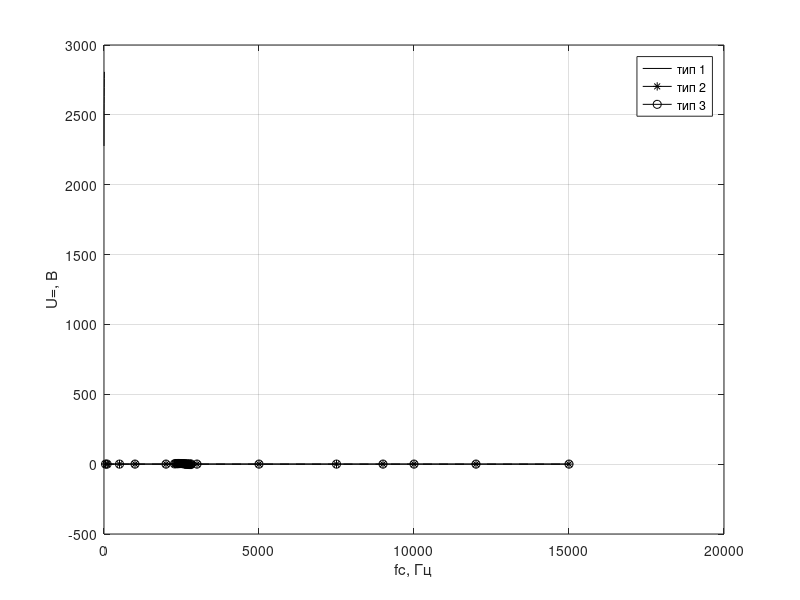

MATLAB code for this plot:
%% task 1
clear all
clc
Ucm=[0:2:12];
fc=[2277.4 2530.9 2583.6 2632.2 2697.3 2761.3 2807.8];
plot(Ucm,fc,'black-'), hold on, grid on
xlabel('Uсм, В')
ylabel('fc, кГц')
%% task 2
clear all 
clc
f=[2275:75:2800];
u0=[1.94 2.6 3.8 5.2 4.25 2.92 2.22 1.78];
u1=[1.86 2.43 3.35 4.45 4.10 3.04 2.31 1.85];
u2=[1.68 2.15 2.78 3.42 3.53 2.92 2.29 1.87];
u12=[1.61 2.03 2.55 3.11 3.32 2.88 2.34 1.92];
plot(f,u0,'-black*',f,u1,'black-o',f,u2,'black--',f,u12,'black:'), hold on, grid on
ylabel('U=, В')
xlabel('fc, кГц')
legend('R1 и R2 отключены','R1 подключен','R2 подключен','R1 и R2 подключены')
%% task 3
clear all 
clc
f=[2315,2400:50:2800];
u0=[5.46 6.23 6.39 5.55 2.81 -0.65 -2.6 -3.82 -4.12 -4.14];
u1=[4.99 5.20 4.92 4.40 2.78 0.89 -0.91 -2.18 -2.97 -3.21];
u2=[4.03 3.8 3.35 3.09 2.51 1.54 0.25 -0.56 -1.26 -1.82];
u12=[3.56 3.3 2.74 2.6 2.31 1.78 0.67 -0.21 -0.75 -1.07];
plot(f,u0,'-black*',f,u1,'black-o',f,u2,'black--',f,u12,'black:'), hold on, grid on
ylabel('U=, В')
xlabel('fc, кГц')
legend('R1 и R2 отключены','R1 подключен','R2 подключен','R1 и R2 подключены')
%% task 4
clear all 
clc
f=[2350:50:2800];
u=[-0.51 -0.65 -0.86 -0.18 0.84 1.78 2.43 2.21 1.96 1.80];
plot(f,u,'black'), hold on, grid on
ylabel('U=, В')
xlabel('fc, кГц')
%% task 5
clear all 
clc
f=[50 100 500 1000 2000 3000 5000 7500 9000 10000 12000 15000];
u0=[0.780 0.885 0.771 0.807 0.825 0.852 0.797 0.686 0.624 0.585 0.518 0.489];
u1=[0.293 0.304 0.307 0.316 0.310 0.313 0.318 0.318 0.318 0.318 0.316 0.315];
u2=[0.241 0.258 0.265 0.273 0.262 0.257 0.240 0.197 0.181 0.170 0.153 0.145];
plot(f,u0,'-black*',f,u1,'black-o',f,u2,'black--'), hold on, grid on
ylabel('U=, В')
xlabel('fc, Гц')
legend('тип 1','тип 2','тип 3')

%%
fileID = fopen('myfile.txt','w');
nbytes = fprintf(fileID,'% 1.3f\n',u2);
fclose(fileID);
type('myfile.txt')